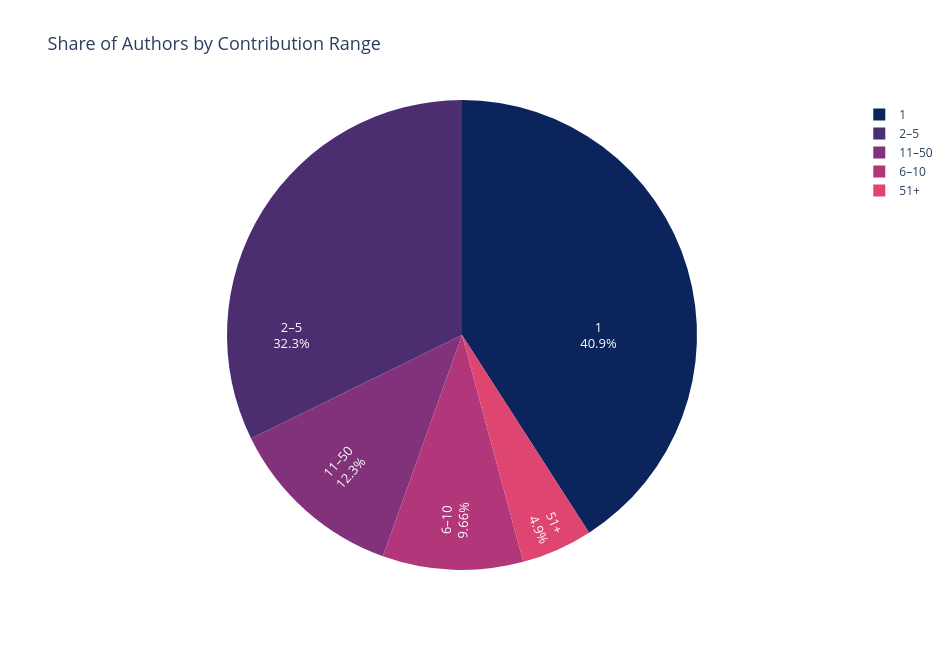

The notebook cell saved with this chart:
### Code cell
groups = [
    ("1", bins.loc[bins["Contributions"] == 1, "Authors"].sum()),
    ("2–5", bins.loc[(bins["Contributions"] >= 2) & (bins["Contributions"] <= 5), "Authors"].sum()),
    ("6–10", bins.loc[(bins["Contributions"] >= 6) & (bins["Contributions"] <= 10), "Authors"].sum()),
    ("11–50", bins.loc[(bins["Contributions"] >= 11) & (bins["Contributions"] <= 50), "Authors"].sum()),
    ("51+", bins.loc[bins["Contributions"] > 50, "Authors"].sum())
]

pie_data = pd.DataFrame(groups, columns=["Contribution Range", "Authors"])

fig = px.pie(
    pie_data,
    names="Contribution Range",
    values="Authors",
    color_discrete_sequence=colors,
    title="Share of Authors by Contribution Range"
)

fig.update_traces(
    textinfo="label+percent",
    insidetextorientation="radial",
    textfont_size=13
)

fig.update_layout(
    width=950,
    height=650,
    title_font_size=18,
    plot_bgcolor="white"
)

fig.show()

### Figure 1 — Plotly figure (JSON) as saved in the notebook; plotly's stock layout.template omitted (floating-point values rounded to 4 significant figures)
{"data": [{"domain": {"x": [0, 1], "y": [0, 1]}, "hovertemplate": "Contribution Range=%{label}<br>Authors=%{value}<extra></extra>", "insidetextorientation": "radial", "labels": ["1", "2–5", "6–10", "11–50", "51+"], "legendgroup": "", "name": "", "showlegend": true, "textfont": {"size": 13}, "textinfo": "label+percent", "type": "pie", "values": [155428, 122611, 36720, 46632, 18609]}], "layout": {"height": 650, "legend": {"tracegroupgap": 0}, "piecolorway": ["#0b255c", "#4b2d70", "#81327a", "#b2377a", "#de4571", "#ff6060"], "plot_bgcolor": "white", "title": {"font": {"size": 18}, "text": "Share of Authors by Contribution Range"}, "width": 950}}
